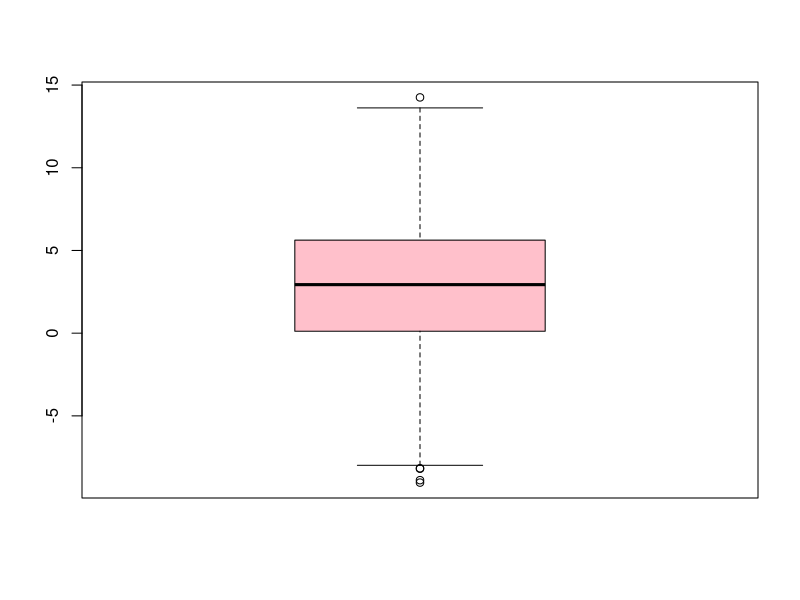

R code for this plot:
test = 3 + 6
# first R code

# mean
some_num <- rnorm(1000, 3 , 4)
mean(some_num)

# function for computing Mode 
Mode = function(x){ 
  ta = table(x)
  tam = max(ta)
  if (all(ta == tam))
    mod = NA
  else
    if(is.numeric(x))
      mod = as.numeric(names(ta)[ta == tam])
  else
    mod = names(ta)[ta == tam]
  return(mod)}

Mode(some_num)
median(some_num)

boxplot(some_num, Main = "Box plot of some_num", col = "pink")
